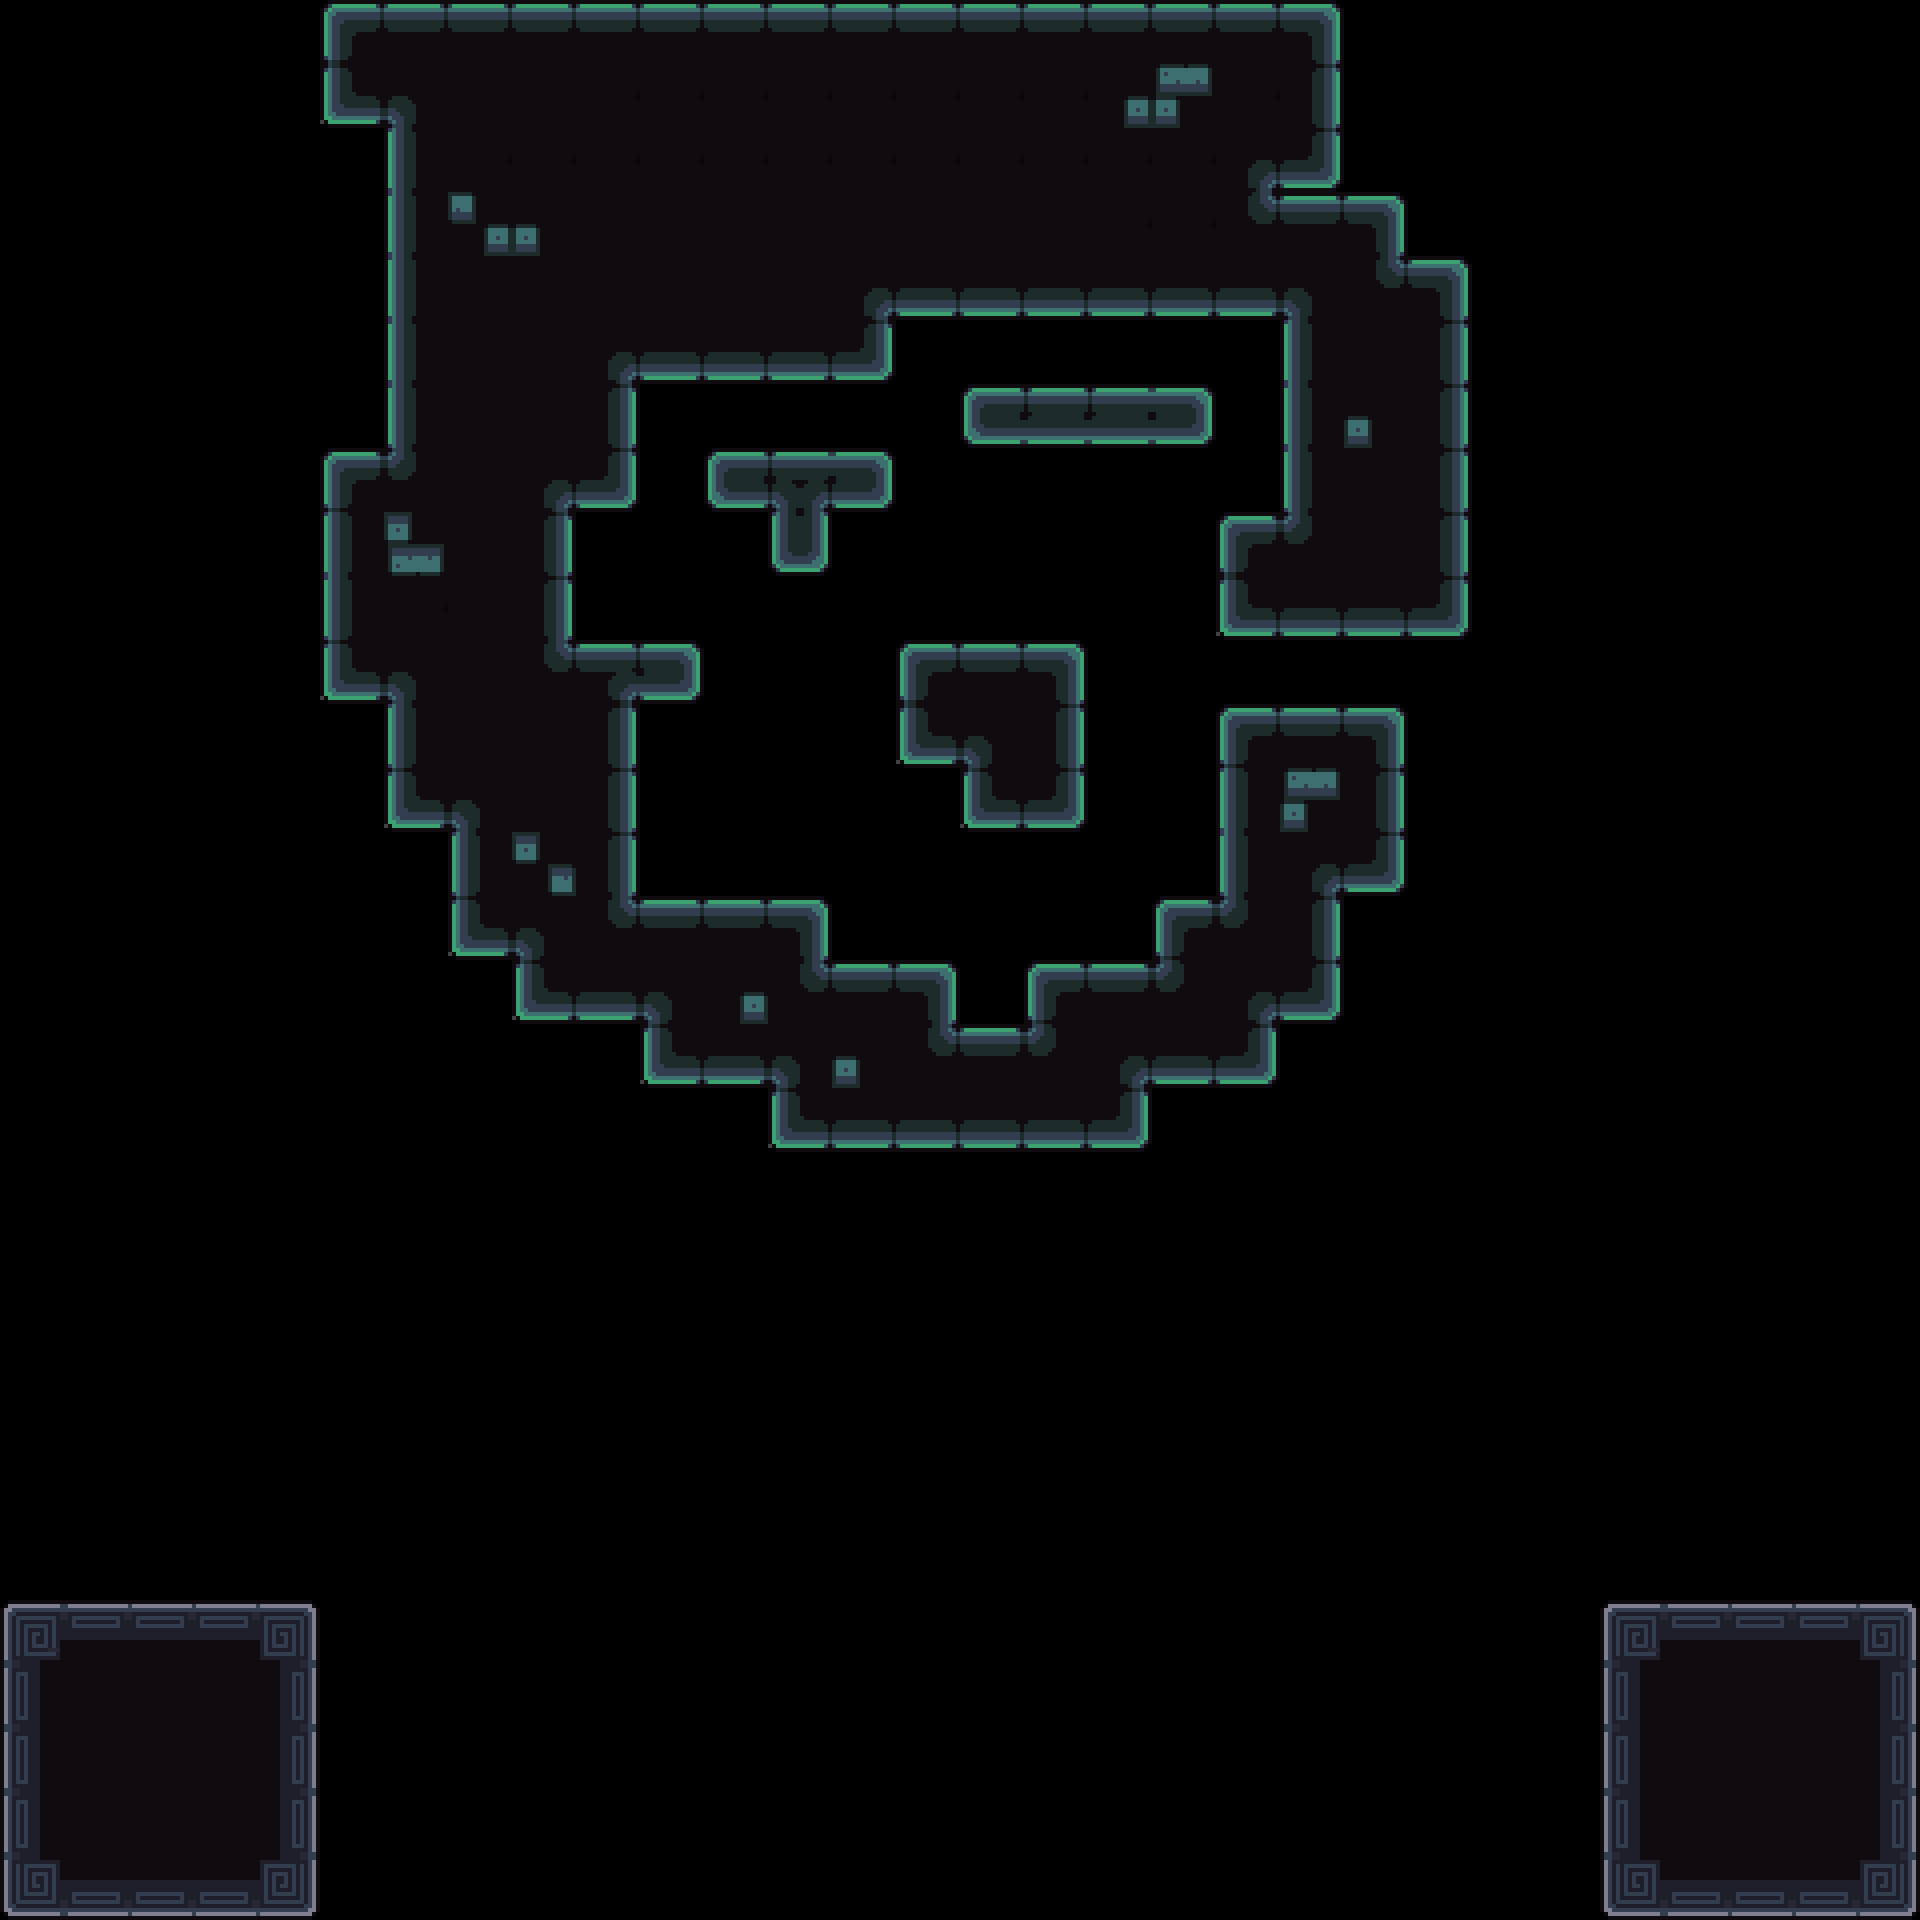

This game map was drawn from its Tiled (.tmx) file and the tilesets committed beside it. A one-line description and the trimmed map source follow:
An orthogonal 30x30 tile map with 64x64 px tiles, 3 tile layers (Decoration, Main, Exit), 1 hidden layer not drawn and 12 objects (5x 1, 3x Spike, Camera1, Camera2, Win, ...).

<map version="1.10" tiledversion="1.11.2" orientation="orthogonal" renderorder="right-down" width="30" height="30" tilewidth="64" tileheight="64" infinite="0" nextlayerid="8" nextobjectid="183">
 <tileset firstgid="1" source="../tilesets/tileset_d.tsx" />
 <objectgroup id="4" name="Triggers" visible="0">
  <object id="23" name="Camera1" x="960" y="672">
   <point />
  </object>
  <object id="24" name="Camera2" x="704" y="480">
   <point />
  </object>
  <object id="28" name="Win" x="0" y="64" width="1920" height="1216" />
  <object id="29" name="Unactive" x="0" y="1600" width="320" height="320" />
  <object id="114" name="Data" type="1" x="0" y="0" width="63.6932" height="63.6932">
   <properties>
    <property name="bg" value="green" />
    <property name="level_number" type="int" value="28" />
    <property name="level_unlock" value="29, 27" />
   </properties>
  </object>
 </objectgroup>
 <layer id="3" name="Decoration" width="30" height="30">
  <data>[900 cells, 0 non-empty, 0 distinct tile ids]</data>
 </layer>
 <layer id="7" name="Main" width="30" height="30">
  <data>[900 cells, 251 non-empty, 31 distinct tile ids]</data>
 </layer>
 <layer id="6" name="Exit" width="30" height="30">
  <data>[900 cells, 0 non-empty, 0 distinct tile ids]</data>
 </layer>
 <objectgroup id="2" name="Entities">
  <object id="106" name="Player0" type="1" x="960" y="576" width="63.6932" height="63.6932" />
  <object id="108" name="Box" type="1" x="1088" y="832" width="63.6932" height="63.6932" />
  <object id="115" name="Box" type="1" x="704" y="832" width="63.6932" height="63.6932" />
  <object id="116" name="Box" type="1" x="896" y="832" width="63.6932" height="63.6932" />
  <object id="176" name="Spike" x="1152" y="576" width="63.5" height="63.5" />
  <object id="180" name="Spike" x="896" y="768" width="63.5" height="63.5" />
  <object id="182" name="Spike" x="960" y="960" width="63.5" height="63.5" />
 </objectgroup>
 <layer id="1" name="Border" width="30" height="30" visible="0" locked="1">
  <data>[900 cells, 106 non-empty, 1 distinct tile ids]</data>
 </layer>
</map>
